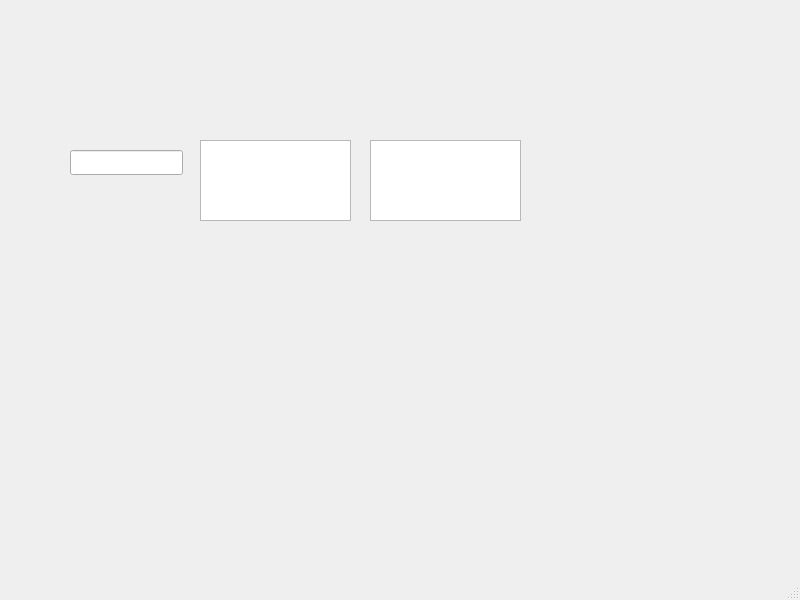
<?xml version="1.0" encoding="UTF-8"?>
<ui version="4.0">
 <class>MainWindow</class>
 <widget class="QMainWindow" name="MainWindow">
  <property name="geometry">
   <rect>
    <x>0</x>
    <y>0</y>
    <width>800</width>
    <height>600</height>
   </rect>
  </property>
  <property name="windowTitle">
   <string>MainWindow</string>
  </property>
  <widget class="QWidget" name="centralwidget">
   <widget class="QLineEdit" name="lineEdit">
    <property name="geometry">
     <rect>
      <x>70</x>
      <y>150</y>
      <width>113</width>
      <height>25</height>
     </rect>
    </property>
   </widget>
   <widget class="QTextEdit" name="textEdit">
    <property name="geometry">
     <rect>
      <x>200</x>
      <y>140</y>
      <width>151</width>
      <height>81</height>
     </rect>
    </property>
   </widget>
   <widget class="QPlainTextEdit" name="plainTextEdit">
    <property name="geometry">
     <rect>
      <x>370</x>
      <y>140</y>
      <width>151</width>
      <height>81</height>
     </rect>
    </property>
   </widget>
  </widget>
  <widget class="QMenuBar" name="menubar">
   <property name="geometry">
    <rect>
     <x>0</x>
     <y>0</y>
     <width>800</width>
     <height>28</height>
    </rect>
   </property>
  </widget>
  <widget class="QStatusBar" name="statusbar"/>
 </widget>
 <resources/>
 <connections/>
</ui>
